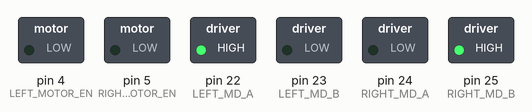
Bench run of a sketch on a simulated Arduino Mega 2560, built with avr-gcc and run on an emulated ATmega2560. Shown: switched loads named in the sketch (green lamp = pin HIGH).

Above: at 0.1 s.
At 0.6 s:
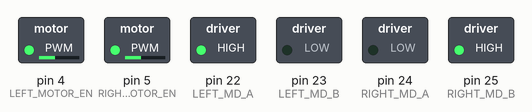
At 1.6 s:
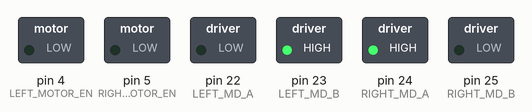
At 2.1 s:
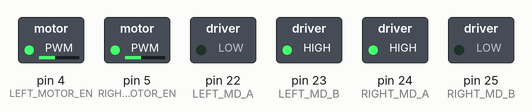
At 3.6 s:
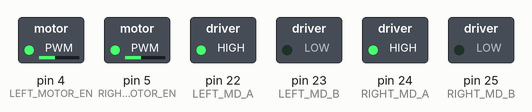
At 5.1 s:
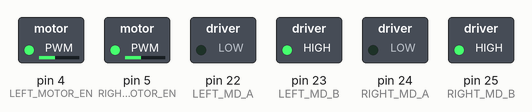
Timing chart, 0 to 7.5 s (numbered marks = the images above):
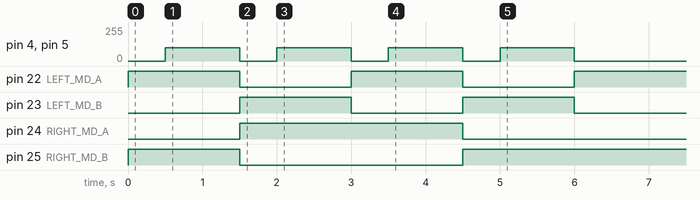

Measured:
- by itself, pin 4 (LEFT_MOTOR_EN), pin 5 (RIGHT_MOTOR_EN): alternates 100/255 for 1.0 s and 0/255 for 0.50 s, 8 changes in all, then stays 0/255
- by itself, pin 22 (LEFT_MD_A): alternates HIGH for 1.5 s and LOW for 1.5 s, 5 changes in all, then stays HIGH
- by itself, pin 23 (LEFT_MD_B): alternates HIGH for 1.5 s and LOW for 1.5 s, 4 changes in all, then stays LOW
- by itself, pin 24 (RIGHT_MD_A): LOW → HIGH at 1.5 s, → LOW 3.0 s later
- by itself, pin 25 (RIGHT_MD_B): LOW → HIGH at 0.00 s, → LOW 1.5 s later, → HIGH 3.0 s later

The sketch:

smart_software_project_haos_move_car.ino
```cpp
#include "haos_move_smart_car.h"

#define move_time 1000

void setup()
{
	init_movement();
}

boolean have_not_moved_yet = true;

void move_car(int left_speed, int right_speed)
{
	move_car_analogue(left_speed, right_speed);
	delay(move_time);
}

void loop()
{
	if (have_not_moved_yet) {
		move_car(100, 100);
		move_car(-100, -100);
		move_car(100, -100);
		move_car(-100, 100);
		move_car(0, 0);
		have_not_moved_yet = false;
	}
}
```

haos_move_smart_car.cpp
```cpp
#include "Arduino.h"

#define LEFT_MD_A 22
#define LEFT_MD_B 23
#define RIGHT_MD_A 24
#define RIGHT_MD_B 25
#define LEFT_MOTOR_EN 4
#define RIGHT_MOTOR_EN 5


// This function needs to be called during setup of IC.
void setup_ports_for_movement()
{
    pinMode(LEFT_MD_A, OUTPUT);
    pinMode(LEFT_MD_B, OUTPUT);

    pinMode(RIGHT_MD_A, OUTPUT);
    pinMode(RIGHT_MD_B, OUTPUT);

    pinMode(LEFT_MOTOR_EN, OUTPUT);
    pinMode(RIGHT_MOTOR_EN, OUTPUT);


    // Set everything to be off.
    digitalWrite(LEFT_MD_A, LOW);
    digitalWrite(LEFT_MD_B, LOW);

    digitalWrite(RIGHT_MD_A, LOW);
    digitalWrite(RIGHT_MD_B, LOW);

    digitalWrite(LEFT_MOTOR_EN, LOW);
    digitalWrite(RIGHT_MOTOR_EN, LOW);
}

void init_movement(){
	setup_ports_for_movement();
}
void move_stop() {
    analogWrite(LEFT_MOTOR_EN, 0);
    analogWrite(RIGHT_MOTOR_EN, 0);
}

boolean left_wheels_are_moving_forward = true;
boolean right_wheels_are_moving_forward = true;
boolean need_delay_for_direction_change = false;

void switch_wheel_direction_on_left_side_instead_of_right(boolean left_side_switch)
{
	if (left_side_switch)
	{
	    digitalWrite(LEFT_MD_A, (left_wheels_are_moving_forward ? HIGH : LOW ));
	    digitalWrite(LEFT_MD_B, (left_wheels_are_moving_forward ? LOW : HIGH ));
	}
	else
	{
	    digitalWrite(RIGHT_MD_A, (right_wheels_are_moving_forward ? LOW : HIGH ));
	    digitalWrite(RIGHT_MD_B, (right_wheels_are_moving_forward ? HIGH : LOW ));
	}
}

boolean manage_direction_change_concern(int new_left_motor_speed, int new_right_motor_speed)
{
	boolean direction_change_delay_needed = false;

	if (left_wheels_are_moving_forward != (new_left_motor_speed < 0))
	{
		switch_wheel_direction_on_left_side_instead_of_right(true);
		left_wheels_are_moving_forward = !left_wheels_are_moving_forward;
		direction_change_delay_needed = true;
	}
	if (right_wheels_are_moving_forward != (new_right_motor_speed < 0))
	{
		switch_wheel_direction_on_left_side_instead_of_right(false);
		right_wheels_are_moving_forward = !right_wheels_are_moving_forward;
		direction_change_delay_needed = true;
	}
	return direction_change_delay_needed;
}


void move_car_analogue(int left_motor_speed, int right_motor_speed)
{
	if (manage_direction_change_concern(left_motor_speed, right_motor_speed))
	{
		move_stop();
		delay(500);
	}

    // Turn motors on if motion is requested
    if (left_motor_speed != 0 || right_motor_speed != 0)
    {
	    analogWrite(LEFT_MOTOR_EN, abs(left_motor_speed));
	    analogWrite(RIGHT_MOTOR_EN, abs(right_motor_speed));
    }
    else
    {
    	move_stop();
    }
}
```

haos_move_smart_car.h
```cpp
#ifndef HAOS_MOVE_SMART_CAR_H
#define HAOS_MOVE_SMART_CAR_H

void init_movement();

void move_car_analogue(int left_motor_speed, int right_motor_speed);

#endif
```
